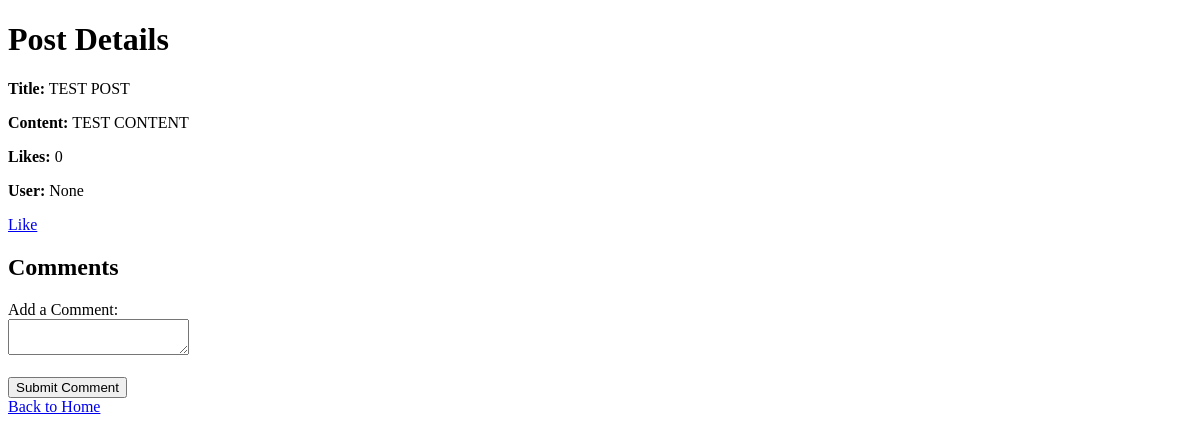
Page /post/1 (signed in) on the earlier database version.
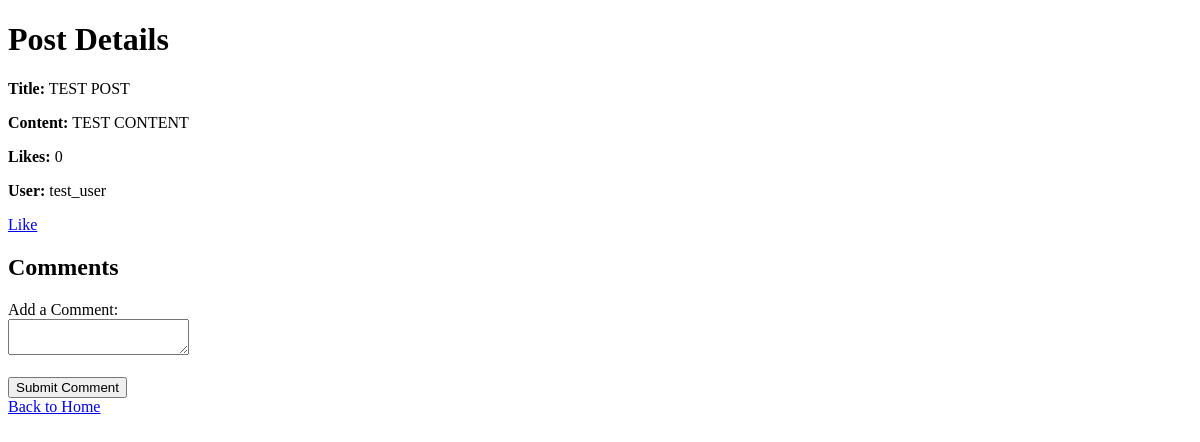
Same page on the later database version.
### tables this page shows
CREATE TABLE posts (
        id INTEGER PRIMARY KEY,
        title TEXT,
        content TEXT,
        picture TEXT default NULL,
        created_at TIMESTAMP DEFAULT CURRENT_TIMESTAMP,
        user_id INTEGER
    );

CREATE TABLE users (
        id INTEGER PRIMARY KEY,
        username TEXT UNIQUE,
        password_hash TEXT
    );

### app/__init__.py (the view)
@app.route("/post/<int:post_id>")
def post(post_id):
    post = db.query("SELECT id, title, content, user_id FROM posts WHERE id = ?", [post_id])
    comments = db.query("SELECT id, post_id, content FROM comments WHERE post_id = ?", [post_id])
    likes = db.query("SELECT COUNT(*) as like_count FROM likes WHERE post_id = ?", [post_id])
    like_count = likes[0][0]
    author = db.query("SELECT username FROM users WHERE id = ?", [post[0]["user_id"]]) if post else None
    if post:
        return render_template("post.html", post=post[0], comments=comments, likes=like_count, author=author[0]["username"] if author else None, username=session.get("username"))
    return "Post not found", 404

### app/__init__.py (called while the page is built)
@app.before_request
def before_request():
    if session.get("username") is None and request.endpoint not in ["login", "sendLogin", "newUser", "sendUser"]:
        return redirect("/login")

### app/db.py (called while the page is built)
def get_connection():
    path = os.path.join(current_app.instance_path, "database.db")
    con = sqlite3.connect(path)
    con.execute("PRAGMA foreign_keys = ON")
    con.row_factory = sqlite3.Row
    return con

def query(sql, params=[]):
    con = get_connection()
    result = con.execute(sql, params).fetchall()
    con.close()
    return result

### app/templates/post.html (shortened to what this page needs)
<!DOCTYPE html>
<html>
<head>
</head>
<body>
  <h1>Post Details</h1>
  <p><b>Title:</b> {{ post.title }}</p>
  <p><b>Content:</b> {{ post.content }}</p>
  <p><b>Likes:</b> {{ likes }}</p>
  <p><b>User:</b> {{ author }}</p>
  <a href="/like/{{ post.id }}">Like</a>
  <h2>Comments</h2>
  <form action="/comment/{{ post.id }}" method="post">
    <label for="comment">Add a Comment:</label><br>
    <textarea id="comment" name="comment" required></textarea><br><br>
    <input type="submit" value="Submit Comment">
  </form>
  <a href="/">Back to Home</a>
</body>
</html>

Differences in the rows shown:
now on this page (row edited): users: username "test_user"
Other differences:
{{ author }}: "None" → (not shown)
